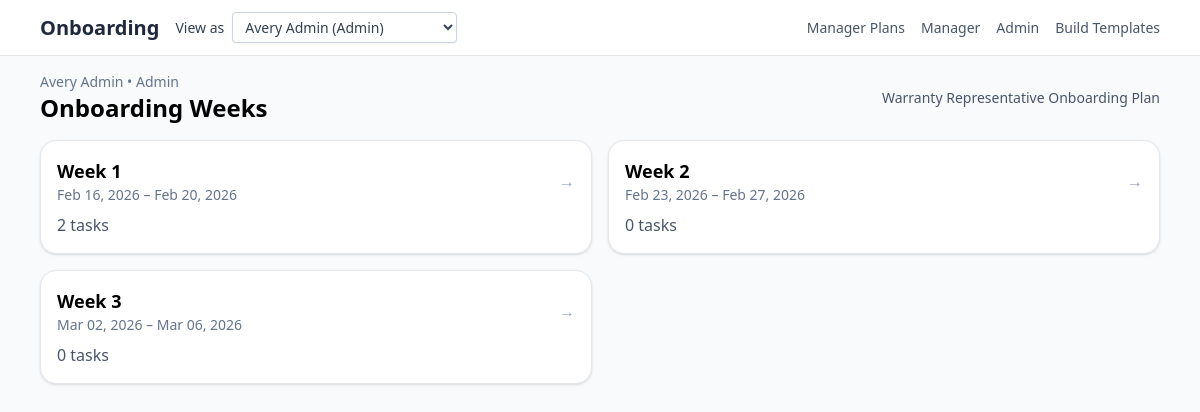
The app's page /weeks, older data.
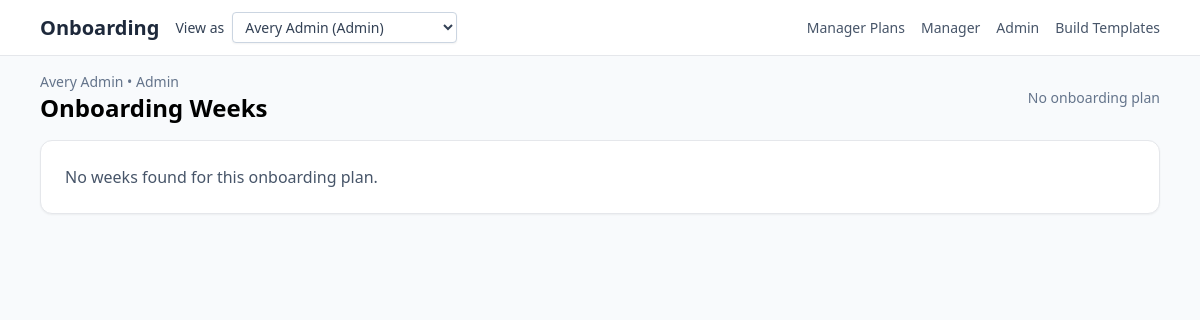
The same page, newer data.
### Onboarding/models.py (models this page shows)
class OnboardingPlan(db.Model):
    __tablename__ = "onboarding_plans"
    id = db.Column(db.Integer, primary_key=True)
    name = db.Column(db.String(255), nullable=False, default="Onboarding Plan")
    description = db.Column(db.Text, nullable=True)
    weeks = db.relationship(
        "Week",
        back_populates="onboarding_plan",
        lazy="selectin",
        cascade="all, delete-orphan",
    )
    users = db.relationship(
        "User",
        back_populates="onboarding_plan",
        lazy="selectin",
    )

class Week(db.Model):
    __tablename__ = "weeks"
    id = db.Column(db.Integer, primary_key=True)
    title = db.Column(db.String(255), nullable=False, default="Week")
    start_date = db.Column(db.Date, nullable=True)
    end_date = db.Column(db.Date, nullable=True)
    owner_user_id = db.Column(db.Integer, nullable=True)
    manager_user_id = db.Column(db.Integer, nullable=True)
    onboarding_plan_id = db.Column(
        db.Integer, db.ForeignKey("onboarding_plans.id"), nullable=True
    )
    onboarding_plan = db.relationship("OnboardingPlan", back_populates="weeks")
    tasks = db.relationship(
        "Task",
        back_populates="week",
        lazy="selectin",
        cascade="all, delete-orphan",
        order_by="Task.sort_order.asc().nullsfirst(), Task.id.asc()",
    )

### app.py (the view)
@app.get("/weeks")
def weeks():
    user = current_user()
    plan_weeks = weeks_for_plan(user.onboarding_plan_id)
    return render_template("weeks.html", weeks=plan_weeks, user=user)

### app.py (called while the page is built)
def current_user() -> User:
    email = request.headers.get("X-User-Email") or request.args.get("as_user")
    query = User.query.options(selectinload(User.onboarding_plan))
    if email:
        user = query.filter_by(email=email).first()
        if not user:
            abort(404, description="User not found")
        return user
    user = query.order_by(User.id.asc()).first()
    if not user:
        abort(404, description="No users available")
    return user

def weeks_for_plan(plan_id: int | None):
    if plan_id is None:
        return []
    return (
        Week.query.filter_by(onboarding_plan_id=plan_id)
        .options(selectinload(Week.tasks))
        .order_by(Week.start_date.asc().nullsfirst(), Week.id.asc())
        .all()
    )

@app.context_processor
def inject_user():
    u = session.get("user")
    return {"user": u or {"role": "guest"}}

### templates/weeks.html
{% extends 'base.html' %}
{% block content %}
<div class="flex items-center justify-between mb-4">
  <div>
    <p class="text-sm text-slate-500">{{ user.full_name }} • {{ user.role|capitalize }}</p>
    <h1 class="text-2xl font-bold">Onboarding Weeks</h1>
  </div>
  <div class="text-right">
    {% if user.onboarding_plan %}
      <p class="text-sm text-slate-600">{{ user.onboarding_plan.name }}</p>
    {% else %}
      <p class="text-sm text-slate-500">No onboarding plan</p>
    {% endif %}
  </div>
</div>
{% if not weeks %}
  <div class="bg-white border rounded-xl p-6 shadow-sm">
    <p class="text-slate-600">No weeks found for this onboarding plan.</p>
  </div>
{% else %}
  <div class="grid md:grid-cols-2 gap-4">
      {% for w in weeks %}
          <a href="{{ url_for('week_detail', week_id=w.id, as_user=request.args.get('as_user')) }}" class="block p-4 rounded-2xl bg-white shadow hover:shadow-md transition border">
              <div class="flex items-center justify-between">
                  <div>
                      <h2 class="text-lg font-semibold">{{ w.title }}</h2>
                      {% if w.start_date %}
                          <p class="text-sm text-slate-500">{{ w.start_date.strftime('%b %d, %Y') }}{% if w.end_date %} – {{ w.end_date.strftime('%b %d, %Y') }}{% endif %}</p>
                      {% endif %}
                  </div>
                  <span class="text-slate-400">→</span>
              </div>
              <p class="mt-2 text-slate-600">{{ w.tasks|length }} tasks</p>
          </a>
      {% endfor %}
  </div>
{% endif %}
{% endblock %}

Row changes from the older to the newer data that the page shows:
no longer on this page (row unchanged): OnboardingPlan: onboarding_plan.name "Warranty Representative Onboarding Plan"
no longer on this page (row edited): Week: title "Week 1", start_date "Feb 16, 2026", end_date "Feb 20, 2026", tasks|length "2"
no longer on this page (row edited): Week: title "Week 2", start_date "Feb 23, 2026", end_date "Feb 27, 2026", tasks|length "0"
no longer on this page (row edited): Week: title "Week 3", start_date "Mar 02, 2026", end_date "Mar 06, 2026", tasks|length "0"
Text that changed along with them:
text now shown: "No onboarding plan No weeks found for this onboarding plan."
